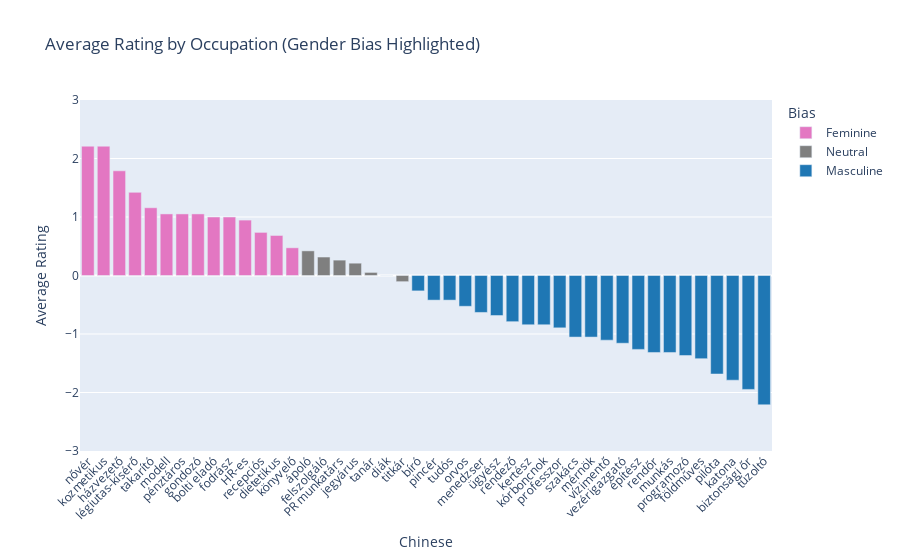

The code cell stored with this chart in its notebook:
### Markdown cell above
### Plot

### Code cell
# Plot the Hungarian data

# Add a color column based on rating sign: feminine (rating > 0), masculine (rating < 0), neutral (rating == 0)
df_hu['bias'] = df_hu['hu_mean'].apply(
    lambda x: 'Feminine' if x > mean_max else ('Masculine' if x < mean_min else 'Neutral')
)

color_map = {
    'Feminine': '#e377c2',   # pinkish
    'Masculine': '#1f77b4',  # blue
    'Neutral': '#7f7f7f'     # gray
}

fig = px.bar(
    df_hu,
    x='hu',
    y='hu_mean',
    color='bias',
    color_discrete_map = color_map,
    title='Average Rating by Occupation (Gender Bias Highlighted)',
    labels={'hu': 'Chinese', 'en': 'English', 'bias': 'Bias', 'hu_mean': 'Rating',},
    hover_data=['zh', 'en', 'hu_mean']
)
fig.update_layout(
    xaxis_tickangle=-45,
    yaxis=dict(
        range=[-3, 3],
        tickvals=[-3, -2, -1, 0, 1, 2, 3],
        title='Average Rating'
    )
)
fig.show()

# Save this as a html file
fig.write_html('occupations_hu.html')

# Save this as an image
fig.write_image('occupations_hu.png', scale=2, width=1000, height=500)

### Figure 1 — Plotly figure (JSON) as saved in the notebook; plotly's stock layout.template omitted (floating-point values rounded to 4 significant figures)
{"data": [{"customdata": [["护士", "nurse"], ["美容师", "beautician"], ["家政员", "housekeeper"], ["乘务员", "flight attendant"], ["保洁", "cleaner"], ["模特", "model"], ["收银员", "cashier"], ["护工", "caretaker"], ["导购员", "shop assistant"], ["理发师", "hairdresser"], ["人力資源", "HR specialist"], ["前台", "receptionist"], ["营养师", "dietitian"], ["会计", "accountant"]], "hovertemplate": "Bias=Feminine<br>Chinese=%{x}<br>Rating=%{y}<br>zh=%{customdata[0]}<br>English=%{customdata[1]}<extra></extra>", "legendgroup": "Feminine", "marker": {"color": "#e377c2", "pattern": {"shape": ""}}, "name": "Feminine", "orientation": "v", "showlegend": true, "textposition": "auto", "type": "bar", "x": ["nővér", "kozmetikus", "házvezető", "légiutas-kísérő", "takarító", "modell", "pénztáros", "gondozó", "bolti eladó", "fodrász", "HR-es", "recepciós", "dietetikus", "könyvelő"], "xaxis": "x", "y": [2.211, 2.211, 1.789, 1.421, 1.158, 1.053, 1.053, 1.053, 1.0, 1.0, 0.9474, 0.7368, 0.6842, 0.4737], "yaxis": "y"}, {"customdata": [["护士 (男)", "(male) nurse"], ["服务员*", "waiter*"], ["公关", "PR specialist"], ["售票员", "ticketseller"], ["教师", "teacher"], ["學生", "student"], ["秘书", "secretary"]], "hovertemplate": "Bias=Neutral<br>Chinese=%{x}<br>Rating=%{y}<br>zh=%{customdata[0]}<br>English=%{customdata[1]}<extra></extra>", "legendgroup": "Neutral", "marker": {"color": "#7f7f7f", "pattern": {"shape": ""}}, "name": "Neutral", "orientation": "v", "showlegend": true, "textposition": "auto", "type": "bar", "x": ["ápoló", "felszolgáló", "PR munkatárs", "jegyárus", "tanár", "diák", "titkár"], "xaxis": "x", "y": [0.4211, 0.3158, 0.2632, 0.2105, 0.05263, 0.0, -0.1053], "yaxis": "y"}, {"customdata": [["法官", "judge"], ["服务员", "waiter"], ["科学家", "scientist"], ["医生", "doctor"], ["高管", "manager"], ["检察官", "prosecutor"], ["导演", "director"], ["園丁", "gardener"], ["法医", "pathologist"], ["教授", "professor"], ["厨师", "chef"], ["工程师", "engineer"], ["救生员", "lifeguard"], ["董事长", "CEO"], ["建筑师", "architect"], ["警察", "police officer"], ["工人", "worker"], ["程序员", "programmer"], ["農民", "farmer"], ["機長", "pilot"], ["军人", "soldier"], ["保安", "security guard"], ["消防员", "firefighter"]], "hovertemplate": "Bias=Masculine<br>Chinese=%{x}<br>Rating=%{y}<br>zh=%{customdata[0]}<br>English=%{customdata[1]}<extra></extra>", "legendgroup": "Masculine", "marker": {"color": "#1f77b4", "pattern": {"shape": ""}}, "name": "Masculine", "orientation": "v", "showlegend": true, "textposition": "auto", "type": "bar", "x": ["bíró", "pincér", "tudós", "orvos", "menedzser", "ügyész", "rendező", "kertész", "kórboncnok", "professzor", "szakács", "mérnök", "vízimentő", "vezérigazgató", "építész", "rendőr", "munkás", "programozó", "földműves", "pilóta", "katona", "biztonsági őr", "tűzoltó"], "xaxis": "x", "y": [-0.2632, -0.4211, -0.4211, -0.5263, -0.6316, -0.6842, -0.7895, -0.8421, -0.8421, -0.8947, -1.053, -1.053, -1.105, -1.158, -1.263, -1.316, -1.316, -1.368, -1.421, -1.684, -1.789, -1.947, -2.211], "yaxis": "y"}], "layout": {"barmode": "relative", "legend": {"title": {"text": "Bias"}, "tracegroupgap": 0}, "title": {"text": "Average Rating by Occupation (Gender Bias Highlighted)"}, "xaxis": {"anchor": "y", "domain": [0, 1], "tickangle": -45, "title": {"text": "Chinese"}}, "yaxis": {"anchor": "x", "domain": [0, 1], "range": [-3, 3], "tickvals": [-3, -2, -1, 0, 1, 2, 3], "title": {"text": "Average Rating"}}}}
